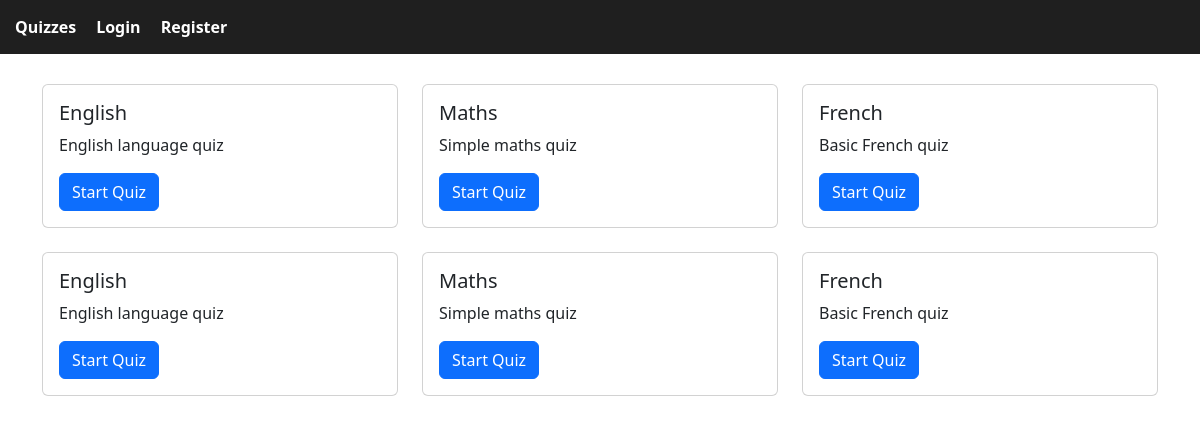
Before: / with the older database file.
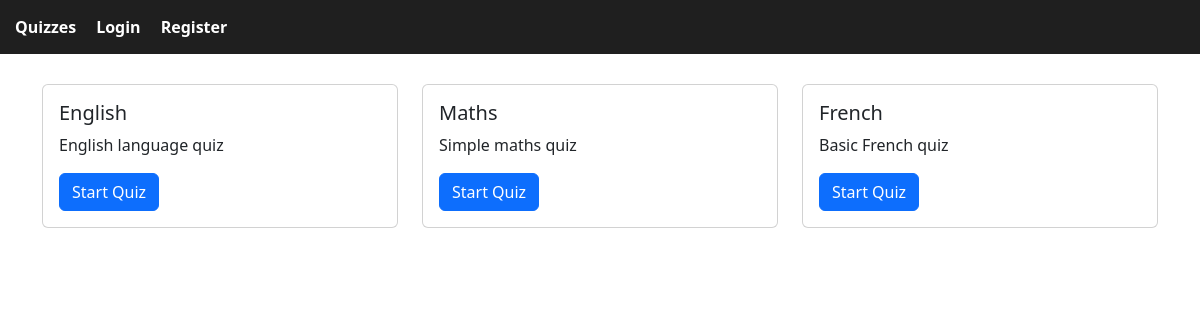
After: the same page with the newer database file.
### tables this page shows
CREATE TABLE quiz (
        quiz_id INTEGER PRIMARY KEY AUTOINCREMENT,
        subject TEXT UNIQUE NOT NULL,
        description TEXT NOT NULL,
        picture TEXT
    );

### app.py (the view)
@app.route("/")
def index():
    conn = get_db()
    quizzes = conn.execute(
        "SELECT quiz_id, subject, description FROM quiz"
    ).fetchall()
    conn.close()
    return render_template("index.html", quizzes=quizzes)

### app.py (called while the page is built)
def get_db():
    conn = sqlite3.connect("database.db", check_same_thread=False)
    conn.row_factory = sqlite3.Row
    return conn

### templates/index.html (shortened to what this page needs)
{% extends "base.html" %}
{% block content %}
<div class="row g-4">
    {% for quiz in quizzes %}
    <div class="col-md-4">
        <div class="card h-100">
            <div class="card-body">
                <h5 class="card-title">{{ quiz.subject }}</h5>
                <p class="card-text">{{ quiz.description }}</p>
                <a href="{{ url_for('start_quiz', id=quiz.quiz_id) }}"
                   class="btn btn-primary">
                    Start Quiz
                </a>
            </div>
        </div>
    </div>
    {% endfor %}
</div>
{% endblock %}

### templates/base.html (shortened to what this page needs)
<!DOCTYPE html>
<html>
<head>
    <link rel="stylesheet" type="text/css" href="{{ url_for('static', filename='css/styles.css') }}">
    <link href="https://cdn.jsdelivr.net/npm/bootstrap@5.3.0/dist/css/bootstrap.min.css" rel="stylesheet">
</head>
<body>
    <nav>
        <ul>
            <li><a href="/">Quizzes</a></li>
            {% if session.get('user_id') %}
                <li><a href="/logout">Logout ({{ session['username'] }})</a></li>
                <li><a href="{{  url_for('account')}}">Account</a></li>
            {% else %}
                <li><a href="/login">Login</a></li>
                <li><a href="/register">Register</a></li>
            {% endif %}
        </ul>
    </nav>
    <div class="container">
        {% block content %}
        {% endblock %}
    </div>
</body>
</html>

### static/css/styles.css (style rules this page uses)
body { font-family: Arial, sans-serif; margin: 0; }
nav { background: #1f1f1f; color: white; padding: 15px; }
nav ul { list-style: none; margin: 0; padding: 0; display: flex; gap: 20px; }
nav ul li { display: inline-block; }
nav a { color: white; text-decoration: none; font-size: 16px; font-weight: bold; }
.container { padding: 30px; }
body { font-family: Calibri, sans-serif; }

Changed rows visible on the page:
removed quiz: subject "English", description "English language quiz"
removed quiz: subject "Maths", description "Simple maths quiz"
removed quiz: subject "French", description "Basic French quiz"
